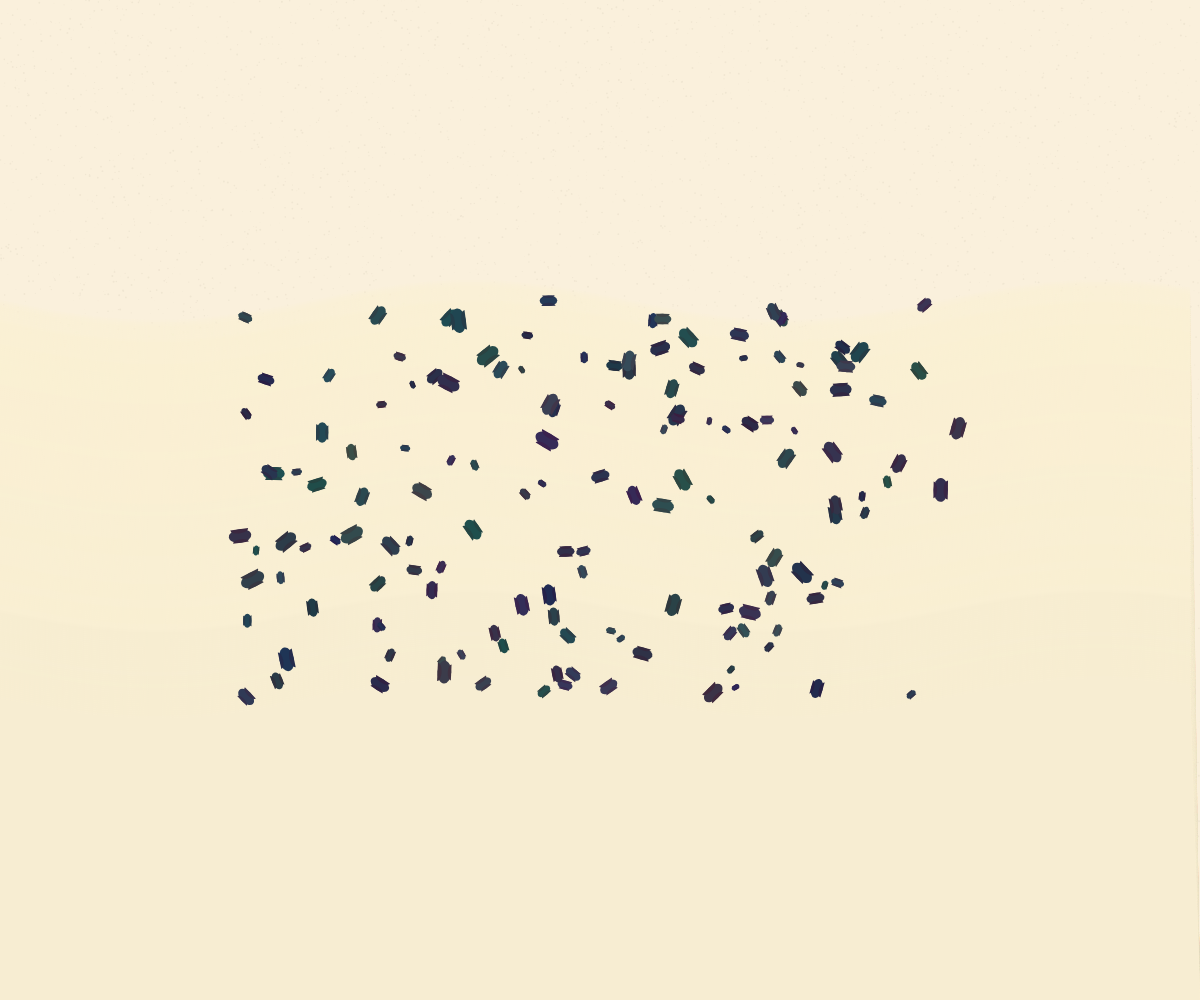
Frame 1 (no input)
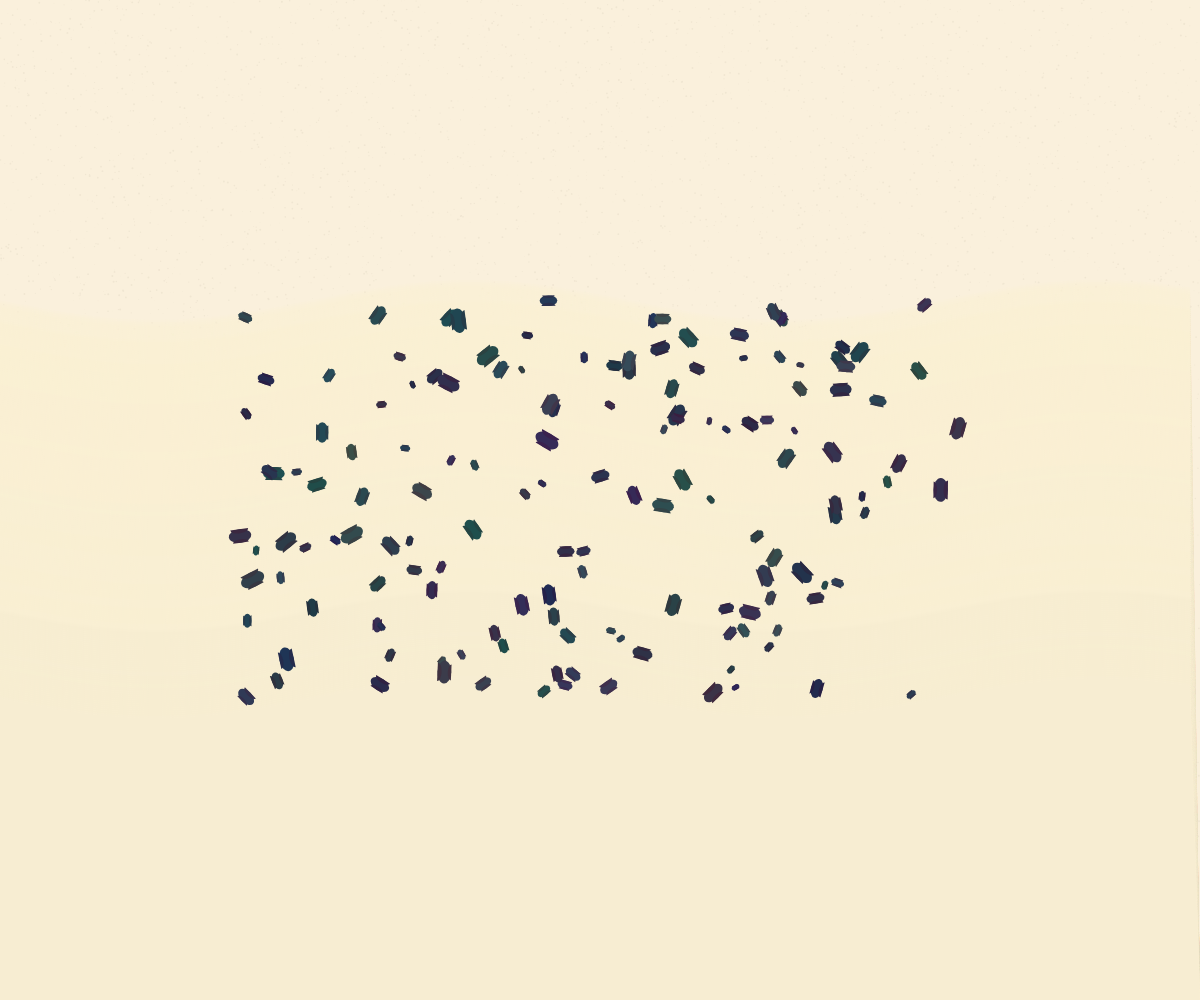
Frame 2 (the mouse pressed at the canvas centre, redrawn once)

The p5.js sketch that drew these frames (run headless with seeded random() and noise() and a simulated clock; the mouse was pressed at the canvas centre and the sketch redrawn once):

// p5.js sketch
// ── sketch.js
let shells = [];
let sandTexture;

function setup() {
  createCanvas(windowWidth, windowHeight);
  noLoop();

  // Create a subtle sand texture
  sandTexture = createGraphics(width, height);
  sandTexture.noiseSeed(42);
  sandTexture.background(250, 240, 220); // Pale yellow base
  for (let i = 0; i < 10000; i++) {
    let x = random(width);
    let y = random(height);
    let sz = random(0.5, 2);
    sandTexture.noStroke();
    sandTexture.fill(240, 230, 210); // Slightly darker for texture
    sandTexture.ellipse(x, y, sz, sz);
  }

  // Generate shells with natural variation
  for (let i = 0; i < 150; i++) {
    let x = random(width * 0.2, width * 0.8);
    let y = random(height * 0.3, height * 0.7);
    let size = random(8, 25);
    let hue = random(30, 60); // Yellow-orange range
    let saturation = random(40, 80);
    let brightness = random(70, 90);
    let rotation = random(TWO_PI);
    shells.push({
      x,
      y,
      size,
      hue,
      saturation,
      brightness,
      rotation
    });
  }
}

function draw() {
  background(245, 235, 215); // Soft pale yellow background

  // Draw the textured sand base
  image(sandTexture, 0, 0);

  // Draw the mound shape using a gradient
  noStroke();
  for (let y = height * 0.3; y < height * 0.7; y += 2) {
    let alpha = map(y, height * 0.3, height * 0.7, 50, 150);
    fill(248, 238, 210, alpha);
    beginShape();
    for (let x = 0; x < width; x += 10) {
      let offset = sin(x * 0.01 + frameCount * 0.005) * 20;
      vertex(x, y + offset);
    }
    vertex(width, height);
    vertex(0, height);
    endShape(CLOSE);
  }

  // Draw shells
  for (let shell of shells) {
    push();
    translate(shell.x, shell.y);
    rotate(shell.rotation);
    fill(shell.hue, shell.saturation, shell.brightness);
    noStroke();

    // Draw a simple shell shape using ellipse and arc
    let w = shell.size;
    let h = shell.size * 0.6;

    // Main shell body
    ellipse(0, 0, w, h);

    // Add some texture with small arcs
    fill(shell.hue + 5, shell.saturation - 10, shell.brightness - 10);
    arc(0, -h/2, w * 0.8, h * 0.6, 0, PI);
    arc(0, h/2, w * 0.7, h * 0.5, PI, TWO_PI);

    pop();
  }
}

function windowResized() {
  resizeCanvas(windowWidth, windowHeight);
}
